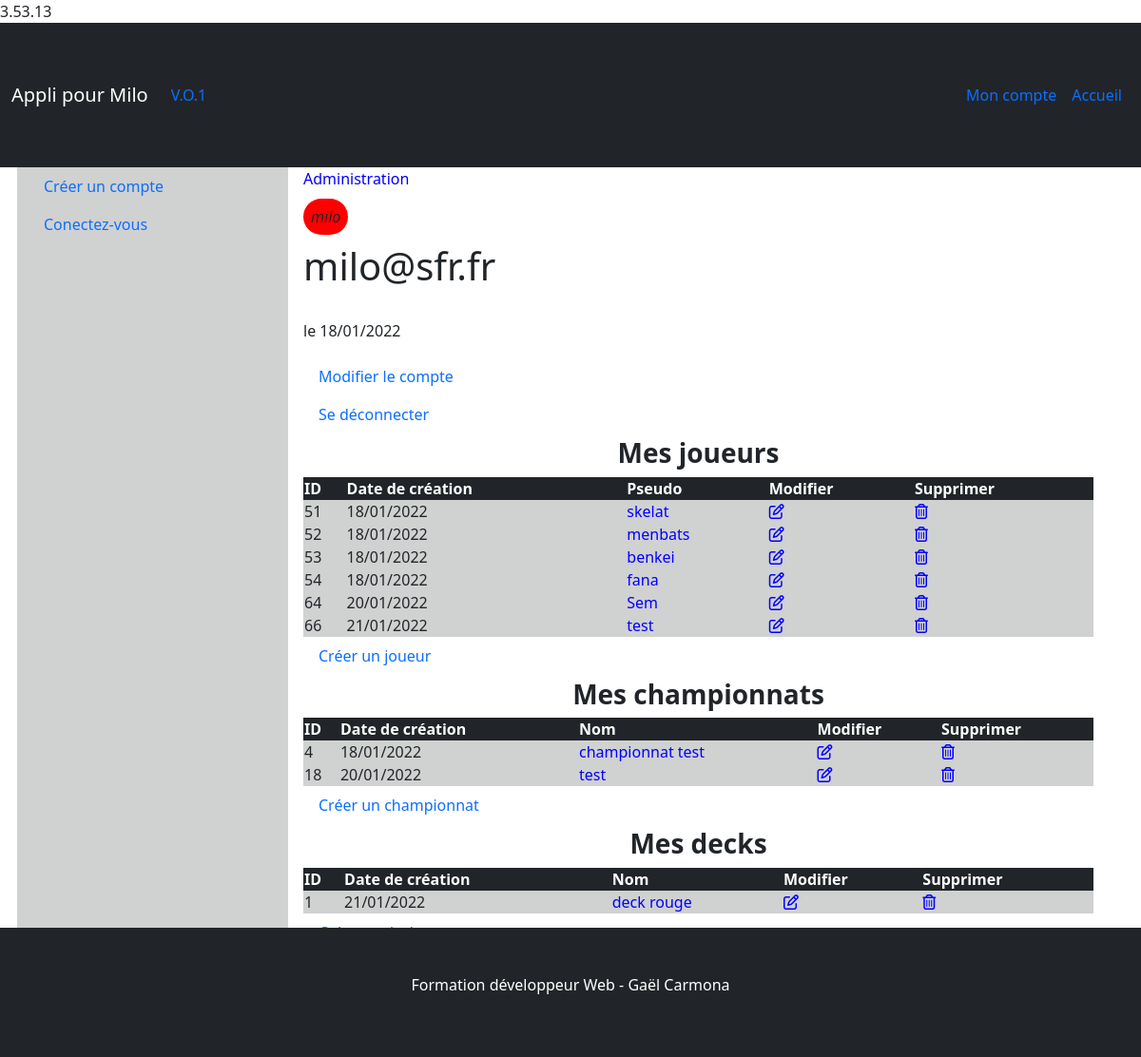
/index.php?action=user&id=46 (signed in), run on the app's committed database.
### tables this page shows
CREATE TABLE `milo_users` (
  `u_id` int(10) UNSIGNED NOT NULL,
  `u_pseudo` varchar(55) NOT NULL,
  `u_mail` varchar(255) DEFAULT NULL,
  `u_pass` varchar(255) DEFAULT NULL,
  `u_datecreate` datetime NOT NULL DEFAULT CURRENT_TIMESTAMP,
  `u_dateconnect` datetime NOT NULL DEFAULT CURRENT_TIMESTAMP,
  `u_creator_id` int(10) DEFAULT NULL,
  `u_statut` tinyint(1) NOT NULL,
  `i_id` int(10) UNSIGNED DEFAULT NULL
);

CREATE TABLE `milo_championships` (
  `c_id` int(10) UNSIGNED NOT NULL,
  `c_title` varchar(255) NOT NULL,
  `c_datecreate` datetime NOT NULL DEFAULT CURRENT_TIMESTAMP,
  `u_id` int(10) UNSIGNED NOT NULL,
  `i_id` int(10) UNSIGNED DEFAULT NULL
);

CREATE TABLE `milo_decks` (
  `d_id` int(10) UNSIGNED NOT NULL,
  `d_title` varchar(255) NOT NULL,
  `d_datecreate` datetime NOT NULL DEFAULT CURRENT_TIMESTAMP,
  `u_id` int(10) UNSIGNED NOT NULL,
  `i_id` int(10) UNSIGNED DEFAULT NULL
);

### appli/Entity/User.php (called while the page is built, shortened)
<?php
final class User
{
	  private ?int $id = null;
	private string $pseudo = '';
	private string $email = '';
	private \DateTime $dateCreate;
	function hydrate(array $aData): self
	{
		$oDateCreate= new \DateTime($aData['dateCreate']);
		$oDateConnect= new \DateTime($aData['dateConnect']);
			return $this;
	}
	public function getId(): ?int
	{
		return $this->id;
	}
	public function setId(int $id): self
	{
		$this->id = $id;
		return $this;
	}
	public function getPseudo(): string
	{
		return $this->pseudo;
	}
	public function setPseudo(string $pseudo): self
	{
		$this->pseudo = $pseudo;
		return $this;
	}
	public function getEmail(): string
	{
		return $this->email;
	}
	public function setEmail(string $email): self
	{
		$this->email = $email;
		return $this;
	}
	public function setPass(string $pass): self
	{
		return $this;
	}
	public function getDateCreate(): \DateTime
	{
		return $this->dateCreate;
	}
	public function setDateCreate(\DateTime $dateCreate): self
	{
		$this->dateCreate = $dateCreate;
		return $this;
	}
	public function setDateConnect(\DateTime $dateConnect): self
	{
		return $this;
	}
	public function setCreatorId(?int $creatorId): self
	{
		return $this;
	}
	public function setStatut(bool $statut): self
	{
		return $this;
	}
	public function averagePointsByMatch(){
        $pdo = connect();
        $query = $pdo->prepare('
        SELECT AVG( r_score ) AS avg_score
        FROM milo_results
        WHERE milo_results.u_id = :userId
        ');
		$query -> execute([
			':userId' =>  self::getId()
		]
		);
		$aData = $query->fetch(\PDO::FETCH_ASSOC);
		if ($aData) {
			return round($aData['avg_score'],2);
		}
		return null;
    }
}

### appli/Repository/UserRepository.php (called while the page is built, shortened)
<?php
final class UserRepository
{
    public static function find(int $id): ?\appli\Entity\User
      {
        $pdo = connect();
        $query = $pdo->prepare('
            SELECT
            u_id AS id,
            u_pseudo AS pseudo,
            u_mail AS mail,
            u_pass AS pass,
            u_datecreate AS dateCreate,
            u_dateconnect AS dateConnect,
            u_creator_id AS creatorId,
            u_statut AS statut
            FROM '.self::DB_TABLE.'
            WHERE  u_id = :id
        ');
        $query -> execute([
            ':id' =>  $id
          ]
       );
       $aData = $query->fetch(\PDO::FETCH_ASSOC);
       if ($aData) {
           return (new \appli\Entity\User())->hydrate($aData);
       }
       return null;
    }
    public static function findByCreatorId(int $id): array
    {
      $pdo = connect();
      $query = $pdo->prepare('
          SELECT
          u_id AS id,
          u_pseudo AS pseudo,
          u_mail AS mail,
          u_pass AS pass,
          u_datecreate AS dateCreate,
          u_dateconnect AS dateConnect,
          u_creator_id AS creatorId,
          u_statut AS statut
          FROM '.self::DB_TABLE.'
          WHERE  u_creator_id = :id
      ');
      $query -> execute([
          ':id' =>  $id
        ]
     );
     $aUsers = [];
     while ($aData = $query->fetch(\PDO::FETCH_ASSOC)) {
         $oUser = new \appli\Entity\User();
         $oUser->hydrate($aData);
         $aUsers[] = $oUser;
     }
     return $aUsers;
 }
}

### appli/Entity/Championship.php (called while the page is built, shortened)
<?php
final class Championship
{
	  private ?int $id = null;
	private string $title ='';
	private \DateTime $dateCreate;
	function hydrate(array $aData): self
	{
			$this->setUser(\appli\Repository\UserRepository::find($aData['userId']));
			return $this;
	}
	public function getId(): ?int
	{
		return $this->id;
	}
	public function setId(int $id): self
	{
		$this->id = $id;
		return $this;
	}
	public function getTitle(): string
	{
		return $this->title;
	}
	public function setTitle(string $title): self
	{
		$this->title = $title;
		return $this;
	}
	public function getDateCreate(): \DateTime
	{
		return $this->dateCreate;
	}
	public function setDateCreate(\DateTime $dateCreate): self
	{
		$this->dateCreate = $dateCreate;
		return $this;
	}
	public function setUser(User $user): self
	{
		return $this;
	}
}

### appli/Repository/ChampionshipRepository.php (called while the page is built, shortened)
<?php
final class ChampionshipRepository
{
    public static function findbyUserId(int $id): array
    {
        $pdo = connect();
        $query = $pdo->prepare('
            SELECT
            c_id AS id,
            c_title AS title,
            c_datecreate AS dateCreate,
            u_id AS userId
            FROM '.self::DB_TABLE.'
            WHERE  u_id = :id
        ');
        $query -> execute([
            ':id' =>  $id
          ]
        );
        $aChampionships = [];
        while ($aData = $query->fetch(\PDO::FETCH_ASSOC)) {
            $oChampionship = new \appli\Entity\Championship();
            $oChampionship->hydrate($aData);
            $aChampionships[] = $oChampionship;
        }
        return $aChampionships;
    }
}

### appli/Entity/Deck.php (called while the page is built, shortened)
<?php
final class Deck
{
	  private ?int $id = null;
	private string $title ='';
	private \DateTime $dateCreate;
	function hydrate(array $aData): self
	{
			$this->setUser(\appli\Repository\UserRepository::find($aData['userId']));
			return $this;
	}
	public function getId(): ?int
	{
		return $this->id;
	}
	public function setId(int $id): self
	{
		$this->id = $id;
		return $this;
	}
	public function getTitle(): string
	{
		return $this->title;
	}
	public function setTitle(string $title): self
	{
		$this->title = $title;
		return $this;
	}
	public function getDateCreate(): \DateTime
	{
		return $this->dateCreate;
	}
	public function setDateCreate(\DateTime $dateCreate): self
	{
		$this->dateCreate = $dateCreate;
		return $this;
	}
	public function setUser(User $user): self
	{
		return $this;
	}
}

### appli/Repository/DeckRepository.php (called while the page is built, shortened)
<?php
final class DeckRepository
{
    public static function findbyUserId(int $id): array
    {
        $pdo = connect();
        $query = $pdo->prepare('
            SELECT
            d_id AS id,
            d_title AS title,
            d_datecreate AS dateCreate,
            u_id AS userId
            FROM '.self::DB_TABLE.'
            WHERE  u_id = :id
        ');
        $query -> execute([
            ':id' =>  $id
          ]
        );
        $aDecks = [];
        while ($aData = $query->fetch(\PDO::FETCH_ASSOC)) {
            $oDeck = new \appli\Entity\Deck();
            $oDeck->hydrate($aData);
            $aDecks[] = $oDeck;
        }
        return $aDecks;
    }
}

### appli/views/user.phtml (the view)
<div class='col-9'>
    <nav aria-label='breadcrumb'>
        <ol class='breadcrumb'>
            <li class='breadcrumb-item'><a href='?action=admin'>Administration</a></li>
        </ol>
    </nav>
    <p><em><?php echo htmlspecialchars($oUser->getPseudo()) ?></em></p>
    <h1><?php echo htmlspecialchars($oUser->getEmail()) ?></h1><br>
    <p>le <?php echo htmlspecialchars($oUser->getDateCreate()->format('d/m/Y')) ?></p>
    <a class='nav-link' href='?action=edit_user&amp;id=<?php echo intval( $oUser->getId() )?>'>Modifier le compte</a>
    <a class='nav-link' href='?action=disconnect'>Se déconnecter</a>
    <h3 class='mx-5 mt-1 fw-bold text-center'>Mes joueurs</h1>
    <table class='col-12 bg-main'>
        <thead class='text-white bg-dark'>
            <th>ID</th>
            <th>Date de création</th>
            <th>Pseudo</th>
            <th>Modifier</th>
            <th>Supprimer</th>
        </thead>
        <?php
            foreach ($aUsers as $oUser) {?>
                <tr>
                    <td><?php echo intval($oUser->getId()) ?></td>
                    <td><?php echo htmlspecialchars( $oUser->getDateCreate()->format('d/m/Y') )  ?></td>
                    <td><a href='?action=player&amp;id=<?php echo intval($oUser->getId())?>'> <?php echo htmlspecialchars($oUser->getPseudo())?></td>
                    <td><a href='?action=edit_player&amp;id=<?php echo intval( $oUser->getId() )?>'><i class='far fa-edit'></i></a></td>
                    <td><a href='?action=delete_user&amp;id=<?php echo intval( $oUser->getId() )?>'><i class='far fa-trash-alt'></i></a></td>
                </tr>
            <?php } ?>
    </table>
    <a class='nav-link' href='?action=insert_player'>Créer un joueur</a>
    <h3 class='mx-5 mt-1 fw-bold text-center'>Mes championnats</h1>
    <table class='col-12 bg-main'>
        <thead class='text-white bg-dark'>
            <th>ID</th>
            <th>Date de création</th>
            <th>Nom</th>
            <th>Modifier</th>
            <th>Supprimer</th>
        </thead>
        <?php
            foreach ($aChampionships as $oChampionship) {?>
                <tr>
                    <td><?php echo intval($oChampionship->getId()) ?></td>
                    <td><?php echo htmlspecialchars( $oChampionship->getDateCreate()->format('d/m/Y') )  ?></td>
                    <td><a href='?action=championship&amp;championshipId=<?php echo intval($oChampionship->getId())?>'> <?php echo htmlspecialchars($oChampionship->getTitle())?></td>
                    <td><a href='?action=edit_championship&amp;id=<?php echo intval( $oChampionship->getId() )?>'><i class='far fa-edit'></i></a></td>
                    <td><a href='?action=delete_championship&amp;id=<?php echo intval( $oChampionship->getId() )?>'><i class='far fa-trash-alt'></i></a></td>
                </tr>
            <?php } ?>
    </table>
    <a class='nav-link' href='?action=insert_championship'>Créer un championnat</a>
    <h3 class='mx-5 mt-1 fw-bold text-center'>Mes decks</h3>
    <table class='col-12 bg-main'>
        <thead class='text-white bg-dark'>
            <th>ID</th>
            <th>Date de création</th>
            <th>Nom</th>
            <th>Modifier</th>
            <th>Supprimer</th>
        </thead>
        <?php
            foreach ($aDecks as $oDeck) {?>
                <tr>
                    <td><?php echo intval($oDeck->getId()) ?></td>
                    <td><?php echo htmlspecialchars( $oDeck->getDateCreate()->format('d/m/Y') )  ?></td>
                    <td><a href='?action=deck&amp;id=<?php echo intval($oDeck->getId())?>'> <?php echo htmlspecialchars($oDeck->getTitle())?></td>
                    <td><a href='?action=edit_deck&amp;id=<?php echo intval( $oDeck->getId() )?>'><i class='far fa-edit'></i></a></td>
                    <td><a href='?action=delete_deck&amp;id=<?php echo intval( $oDeck->getId() )?>'><i class='far fa-trash-alt'></i></a></td>
                </tr>
            <?php } ?>
    </table>
    <a class='nav-link' href='?action=insert_deck&amp;id=<?php echo intval( $_GET['id'] )?>'>Créer un deck</a>
</div>

### index.php (shortened to what this page needs)
<?php
spl_autoload_register(function (string $sClass){
        $sFilename = str_replace('\\','/', $sClass).'.php';
});
$action = array_key_exists('action' , $_GET) ? $_GET['action'] : '' ;
try {
switch ($action) {
        case 'user':
                        include __DIR__ . '/appli/controllers/user/user.php';
                        break;
        }
}
catch(Exception $exception){
        echo $exception -> getMessage();
        echo $exception -> getCode();
        $code = $exception -> getCode();
        switch($code){
                case 10 :
                        require __DIR__  . '/appli/home.php';
                        break;
                case 11 :
                        header('Location:?action=404');
                        break;
                case 15 :
                        require __DIR__ . '/appli/admin.php';
                        break;
        }
}

### appli/controllers/user/user.php (shortened to what this page needs)
<?php
$id = $_GET['id'];
$oUser = \appli\Repository\UserRepository::find($id);
$aUsers = appli\Repository\UserRepository::findByCreatorId($id);
$aDecks = appli\Repository\DeckRepository::findByUserId($id);
$aChampionships = appli\Repository\ChampionshipRepository::findByUserId($id);
echo $oUser->averagePointsByMatch();
include ROOT .'/views/template.phtml';

### appli/views/template.phtml (shortened to what this page needs)
<!DOCTYPE html>
<html lang='en'>
<head>
    <link rel='stylesheet' href='./bootstrap-5/css/bootstrap.css'>
    <link rel='stylesheet' href='./css/style.css'>
</head>
<body>
    <header class='header bg-dark py-5 text-white'>
      <nav class='navbar navbar-expand-lg'>
        <div class='container-fluid'>
          <a class='navbar-brand' href=''>Appli pour Milo</a>
          <div class='collapse navbar-collapse' id='navbarSupportedContent'>
            <ul class='navbar-nav me-auto mb-2 mb-lg-0'>
              <li class='nav-item'>
                <a class='nav-link' href=''>V.O.1</a>
              </li>
            </ul>
            <ul class='navbar-nav me-right  mb-2 mb-lg-0'>
              <?php if (isset($_SESSION['id'])) { ?>
                <li class='nav-item'>
                  <a class='nav-link' href='./index.php?action=user&id=<?php echo $_SESSION['id'] ?>'>Mon compte</a>
                </li>
             <?php } ?>
              <li class='nav-item'>
                <a class='nav-link' href='./index.php'>Accueil</a>
              </li>
            </ul>
          </div>
        </div>
      </nav>
    </header>
    <main class='container'>
      <div class='row h-100'>
          <div class='bg-main row col-3 me-1 h-100'>
              <ul class='nav flex-column'>
                  <li class='nav-item'>
                  <a class='nav-link' href='?action=insert_user'>Créer un compte</a>
                  </li>
                  <li class='nav-item'>
                  <a class='nav-link' href='?action=connexion'>Conectez-vous</a>
                  </li>
              </ul>
          </div>
          <?php include $content . '.phtml' ?>
        </div>
    </main>
    <footer class='footer navbar bottom bg-dark  text-white py-5'>
      <p class='mx-auto'>Formation développeur Web - Gaël Carmona</p>
    </footer>
</body>
</html>

### css/style.css (style rules this page uses)
body { height: 100vh; }
a { text-decoration: none; color: white; }
main a { color: blue; }
.bg-main { background-color: #d0d1d1; }
main { height: 100vh; }
em { background-color: red; border-radius: 30px; padding: 0.5em; }

### data on the page
milo_users: u_pseudo "milo", u_mail "milo@sfr.fr"
milo_users: u_id "51", format "18/01/2022", u_pseudo "skelat"
milo_users: u_id "52", format "18/01/2022", u_pseudo "menbats"
milo_users: u_id "53", format "18/01/2022", u_pseudo "benkei"
milo_users: u_id "54", format "18/01/2022", u_pseudo "fana"
milo_users: u_id "64", format "20/01/2022", u_pseudo "Sem"
milo_users: u_id "66", format "21/01/2022", u_pseudo "test"
milo_championships: c "4", format "18/01/2022", c_title "championnat test"
milo_championships: c "18", format "20/01/2022", c_title "test"
milo_decks: d "1", format "21/01/2022", d_title "deck rouge"

### other printed values
$oUser->averagePointsByMatch() "3.13"
$oUser->getDateCreate()->format('d/m/Y') "18/01/2022"
